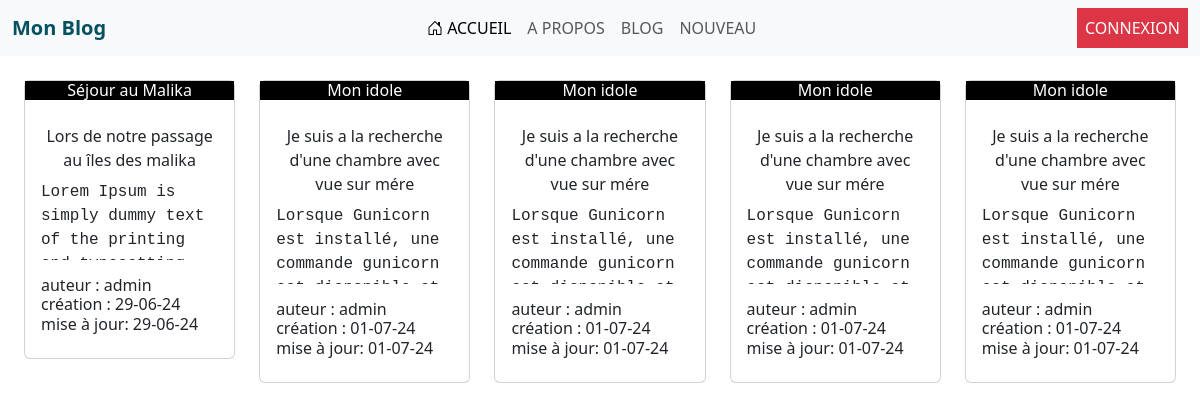
Page /blog/ on the earlier database version.
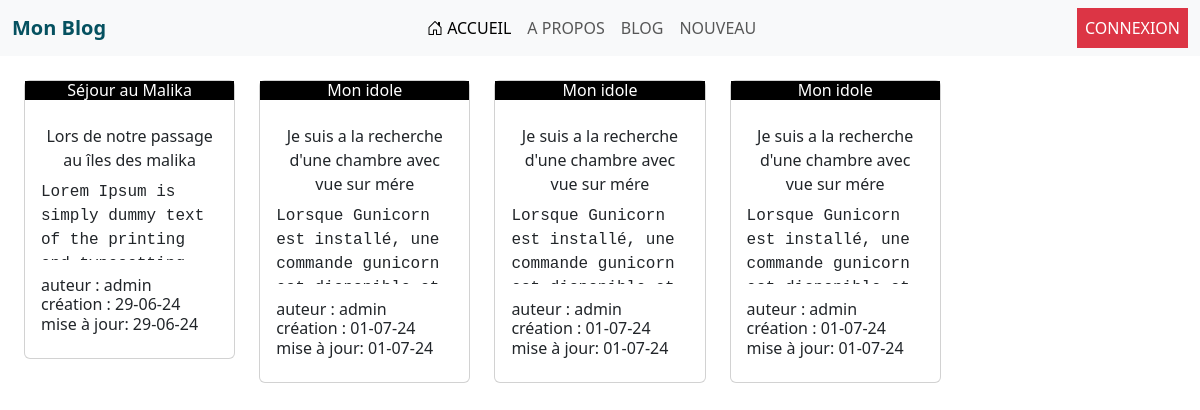
Same page on the later database version.
### blog/models.py (models this page shows, shortened)
class Blog(models.Model):
    titre       = models.CharField(max_length=100)
    description = models.TextField()
    content     = models.TextField()
    auteur      = models.ForeignKey(User, on_delete=models.CASCADE)
    create_date = models.DateTimeField(auto_now_add=True)
    update_date = models.DateTimeField(auto_now=True)

### blog/views.py (the view)
def mon_blog(request):
    blogs = Blog.objects.all()
    number = 10
    pagination = Paginator(blogs, number)  # pagination affichage par page de 10
    num_page = request.GET.get('page')
    try:
        blogs = pagination.page(num_page)
    except PageNotAnInteger:
        blogs = pagination.page(1)
    except EmptyPage:
        blogs = pagination.page(pagination.num_pages)
    return render(request, "bloggers/mes_blog.html", {'blogs': blogs})

### templates/bloggers/mes_blog.html (shortened to what this page needs)
{% extends "bases.html" %}
{% block content %}
<div class="container-fluid">
        <div class="row row-cols-1 row-cols-md-5 g-4">
            {% for blog in blogs %}
                <div class="col">
                    <div class="card">
                        <h6 class="card-title text-center bg-black text-white">
                            <a class="nav-link" href="{% url "detail" blog.id %}">
                                {{ blog.titre }}
                        </h6>
                        <div class="card-body">
                            <p class="card-title text-center"> {{ blog.description }} </p>
                            <p class="card-text overflow-x-auto font-monospace" style="height: 80px;"> {{ blog.content }} </p>
                            <h6>
                                auteur  : {{ blog.auteur }}<br>
                                création : {{ blog.create_date | date:"d-m-y" }} <br>
                                mise à jour: {{ blog.update_date| date:"d-m-y"  }}
                            </h6>
                        </div>
                    </div>
                </div>
            {% endfor %}
        </div>
     <div class="d-flex justify-content-center mt-2">
    </div>
</div>
{% endblock %}

### templates/bases.html (shortened to what this page needs)
<!doctype html>
<html lang="en">
  <head>
    <link rel="stylesheet" href="https://cdn.jsdelivr.net/npm/bootstrap-icons@1.11.3/font/bootstrap-icons.min.css">
    <link href="https://cdn.jsdelivr.net/npm/bootstrap@5.3.3/dist/css/bootstrap.min.css" rel="stylesheet">
  </head>
  <body>
    {% include "partials/navbar.html" %}
    <div class="container-fluid">
        {% block content %}
        {% endblock  %}
    </div>
  </body>
</html>

### templates/partials/navbar.html (shortened to what this page needs)
<nav class="navbar navbar-expand-sm bg-body-tertiary bg-dark mb-4">
    <div class="container-fluid">
      <a class="navbar-brand text-info-emphasis text-capitalize fw-bold m-auto" href="{% url 'index' %}">Mon blog</a>
      <div class="collapse navbar-collapse justify-content-center" id="navbarNavDropdown">
        <ul class="navbar-nav">
          <li class="nav-item">
            <a class="nav-link active text-uppercase m-auto fw-medium" aria-current="page" href="{% url 'index' %}">
              <i class="bi bi-house-door"></i> Accueil
            </a>
          </li>
          <li class="nav-item">
            <a class="nav-link text-uppercase m-auto fw-medium" href="{% url 'propos' %}">A propos</a>
          </li>
          <li class="nav-item">
            <a class="nav-link text-uppercase m-auto fw-medium" href="{% url 'blog' %}">Blog</a>
          </li>
          <li class="nav-item">
            <a class="nav-link text-uppercase m-auto fw-medium" href="{% url 'ajouter' %}">Nouveau</a>
          </li>
        </ul>
      </div>
      <div class="justify-content-end m-auto">
        <ul class="navbar-nav">
        <li class="nav-item">
          {% if request.user.is_authenticated %}
            <a class="nav-link text-bg-success text-uppercase m-auto" href="{% url 'logout' %}">Déconnexion</a>
          {% else %}
          <a class="nav-link text-bg-danger text-uppercase m-auto" href="{% url 'login' %}">Connexion</a>
          {% endif %}
        </li>
      </ul>
      </div>
    </div>
  </nav>

Differences in the rows shown:
removed Blog: titre "Mon idole", description "Je suis a la recherche d'une chambre avec vue sur mére", content "Lorsque Gunicorn est installé, une commande gunicorn…", auteur "admin", create_date "01-07-24", update_date "01-07-24"
